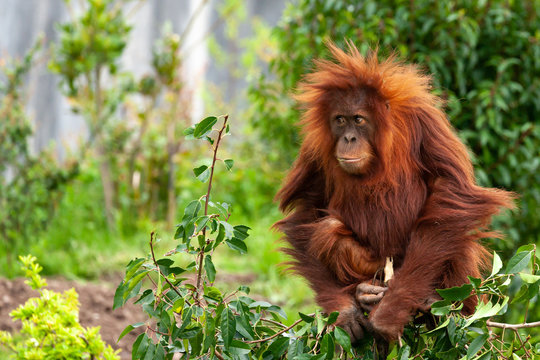
#> input picture 360_F_268531917_ZffyVqTmfTE7gCYz7qOulpRSxVmZfwa5.jpg, 540 x 360 px, found by its file name
$ jupyter execute edgeDetection.ipynb
#> lines starting #> are read from the running program, lines starting #| are printed output that depends on the picture
[cell 1]
import cv2 as cv
import matplotlib.pyplot as plt
imgPath = r"C:\Users\mynam\Documents\opencvPython\360_F_268531917_ZffyVqTmfTE7gCYz7qOulpRSxVmZfwa5.jpg"
img = cv.imread(imgPath)
#> img is the input picture: shape (360, 540, 3); mean B, G, R 73.3, 129.4, 128
grayImage = cv.cvtColor(img, cv.COLOR_BGR2GRAY)
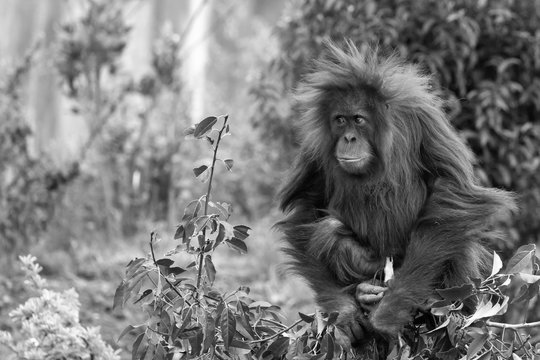
#> grayImage: shape (360, 540); min 0, max 255, mean 122.6
plt.imshow(grayImage)

[cell 2]
sobelx = cv.Sobel(src=grayImage, ddepth=cv.CV_64F, dx=1, dy=0, ksize=5)
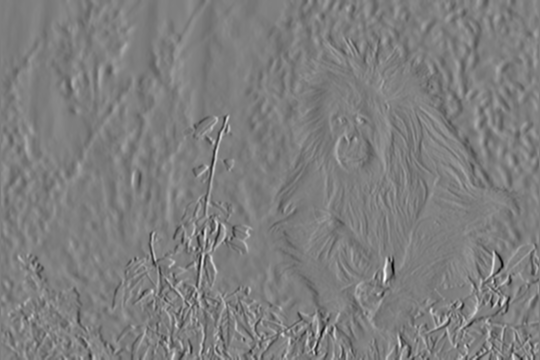
#> sobelx: shape (360, 540) float64; min -10066, max 10183, mean -14.1; drawn with min black and max white
plt.imshow(sobelx)

[cell 3]
sobely = cv.Sobel(src=grayImage, ddepth=cv.CV_64F, dx=0, dy=1, ksize=5)
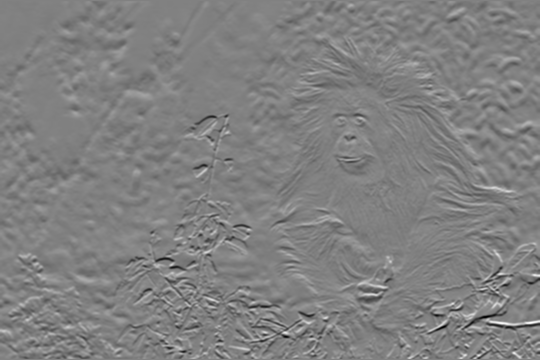
#> sobely: shape (360, 540) float64; min -9562, max 9328, mean -11.3; drawn with min black and max white

plt.imshow(sobely)

[cell 4]
sobelxy = cv.Sobel(src=grayImage, ddepth=cv.CV_64F, dx=1, dy=1, ksize=5)
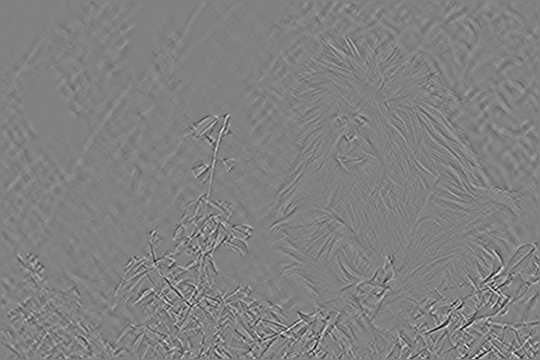
#> sobelxy: shape (360, 540) float64; min -2396, max 2331, mean 0; drawn with min black and max white
plt.imshow(sobelxy)

$ run again, with images.jpg copied over 360_F_268531917_ZffyVqTmfTE7gCYz7qOulpRSxVmZfwa5.jpg
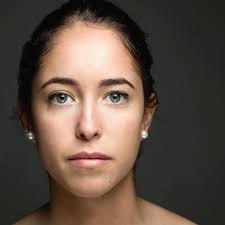
#> input picture images.jpg, 225 x 225 px, found by its file name
#> img is the input picture: shape (225, 225, 3); mean B, G, R 67.3, 78.4, 94.3
#> `grayImage = cv.cvtColor(img, cv.COLOR_BGR2GRAY)`:
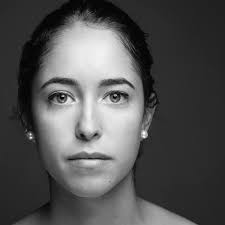
#> grayImage: shape (225, 225); min 0, max 252, mean 81.9
#> `sobelxy = cv.Sobel(src=grayImage, ddepth=cv.CV_64F, dx=1, dy=1, ksize=5)`:
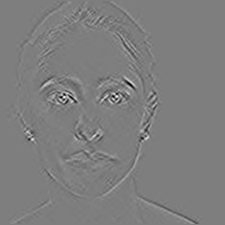
#> sobelxy: shape (225, 225) float64; min -1613, max 1641, mean 0; drawn with min black and max white
